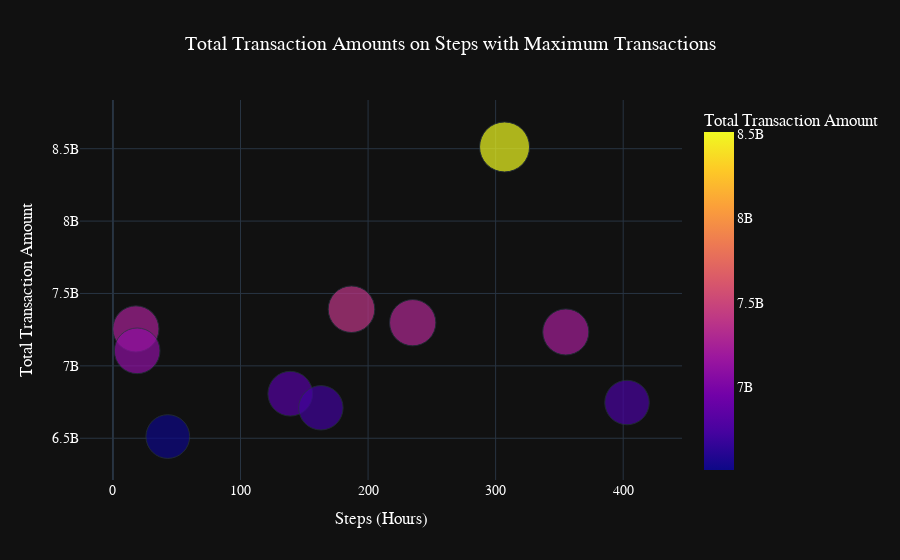

The code cell stored with this chart in its notebook:
### Code cell
# graph to visualise the totol amount transiction on the highest transiction day

# Define the steps (hours) with maximum transactions
max_steps = [19, 18, 187, 235, 307, 163, 139, 403, 43, 355]

# Step 1: Filter data for only the maximum transaction steps
df_max_steps = df[df['step'].isin(max_steps)]

# Step 2: Group by 'step' and calculate the total transaction 'amount' for each step
step_amounts = df_max_steps.groupby('step')['amount'].sum().reset_index()

# Step 3: Count the number of transactions for each step
step_counts = df_max_steps['step'].value_counts().sort_index()
step_counts_df = pd.DataFrame({'step': step_counts.index, 'count': step_counts.values})

# Step 4: Combine the counts and amounts into a DataFrame
step_counts_df['total_amount'] = step_amounts['amount'].values

# Step 5: Create a scatter plot with steps on the x-axis and total amount on the y-axis
fig = px.scatter(step_counts_df, x='step', y='total_amount',
                 title='Total Transaction Amounts on Steps with Maximum Transactions',
                 labels={'step': 'Step (Hour)', 'total_amount': 'Total Transaction Amount'},
                 size='total_amount',  # Size based on total amount
                 color='total_amount',  # Color based on total amount
                 template='plotly_dark')

# Step 6: Adjust size scaling for visibility
fig.update_traces(marker=dict(sizemode='area',  # Use area for sizing
                              sizeref=2.*max(step_counts_df['total_amount'])/(50.**2),  # Adjust size scale
                              sizemin=10))  # Minimum size for better visibility

# Step 7: Update layout for better readability
fig.update_layout(title_font_size=20, title_x=0.5,  # Center title
                  xaxis_title='Steps (Hours)', yaxis_title='Total Transaction Amount',
                  font=dict(family="Arial", size=14, color="white"))

# Show the plot
fig.show()

### Figure 1 — Plotly figure (JSON) as saved in the notebook; plotly's stock layout.template omitted (floating-point values rounded to 4 significant figures)
{"data": [{"hovertemplate": "Step (Hour)=%{x}<br>Total Transaction Amount=%{marker.color}<extra></extra>", "legendgroup": "", "marker": {"color": [7255000000.0, 7104000000.0, 6512000000.0, 6807832968, 6710000000.0, 7391000000.0, 7298000000.0, 8512000000.0, 7234000000.0, 6747000000.0], "coloraxis": "coloraxis", "size": [7255000000.0, 7104000000.0, 6512000000.0, 6807832968, 6710000000.0, 7391000000.0, 7298000000.0, 8512000000.0, 7234000000.0, 6747000000.0], "sizemin": 10, "sizemode": "area", "sizeref": 6810000.0, "symbol": "circle"}, "mode": "markers", "name": "", "orientation": "v", "showlegend": false, "type": "scatter", "x": [18, 19, 43, 139, 163, 187, 235, 307, 355, 403], "xaxis": "x", "y": [7255000000.0, 7104000000.0, 6512000000.0, 6807832968, 6710000000.0, 7391000000.0, 7298000000.0, 8512000000.0, 7234000000.0, 6747000000.0], "yaxis": "y"}], "layout": {"coloraxis": {"colorbar": {"title": {"text": "Total Transaction Amount"}}, "colorscale": [[0, "#0d0887"], [0.1111, "#46039f"], [0.2222, "#7201a8"], [0.3333, "#9c179e"], [0.4444, "#bd3786"], [0.5556, "#d8576b"], [0.6667, "#ed7953"], [0.7778, "#fb9f3a"], [0.8889, "#fdca26"], [1, "#f0f921"]]}, "font": {"color": "white", "family": "Arial", "size": 14}, "legend": {"itemsizing": "constant", "tracegroupgap": 0}, "title": {"font": {"size": 20}, "text": "Total Transaction Amounts on Steps with Maximum Transactions", "x": 0.5}, "xaxis": {"anchor": "y", "domain": [0, 1], "title": {"text": "Steps (Hours)"}}, "yaxis": {"anchor": "x", "domain": [0, 1], "title": {"text": "Total Transaction Amount"}}}}
